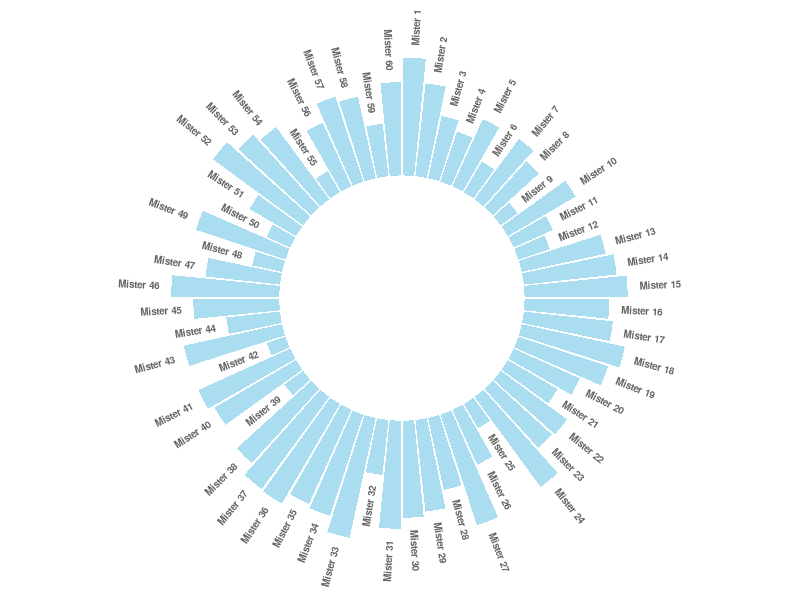

The R script that drew this image:
# Libraries
library(tidyverse)

# Create dataset
data <- data.frame(
  id=seq(1,60),
  individual=paste( "Mister ", seq(1,60), sep=""),
  value=sample( seq(10,100), 60, replace=T)
)

# ----- This section prepare a dataframe for labels ---- #
# Get the name and the y position of each label
label_data <- data

# calculate the ANGLE of the labels
number_of_bar <- nrow(label_data)
angle <-  90 - 360 * (label_data$id-0.5) /number_of_bar     # I substract 0.5 because the letter must have the angle of the center of the bars. Not extreme right(1) or extreme left (0)

# calculate the alignment of labels: right or left
# If I am on the left part of the plot, my labels have currently an angle < -90
label_data$hjust<-ifelse( angle < -90, 1, 0)

# flip angle BY to make them readable
label_data$angle<-ifelse(angle < -90, angle+180, angle)
# ----- ------------------------------------------- ---- #

# Start the plot
ggplot(data, aes(x=as.factor(id), y=value)) +       # Note that id is a factor. If x is numeric, there is some space between the first bar
  
  # This add the bars with a blue color
  geom_bar(stat="identity", fill=alpha("skyblue", 0.7)) +
  
  # Limits of the plot = very important. The negative value controls the size of the inner circle, the positive one is useful to add size over each bar
  ylim(-100,120) +
  
  # Custom the theme: no axis title and no cartesian grid
  theme_minimal() +
  theme(
    axis.text = element_blank(),
    axis.title = element_blank(),
    panel.grid = element_blank(),
    plot.margin = unit(rep(-1,4), "cm")      # Adjust the margin to make in sort labels are not truncated!
  ) +
  
  # This makes the coordinate polar instead of cartesian.
  coord_polar(start = 0) +
  
  # Add the labels, using the label_data dataframe that we have created before
  geom_text(data=label_data, aes(x=id, y=value+10, label=individual, hjust=hjust), 
            color="black", fontface="bold",alpha=0.6, size=2.5, 
            angle= label_data$angle, inherit.aes = FALSE )
